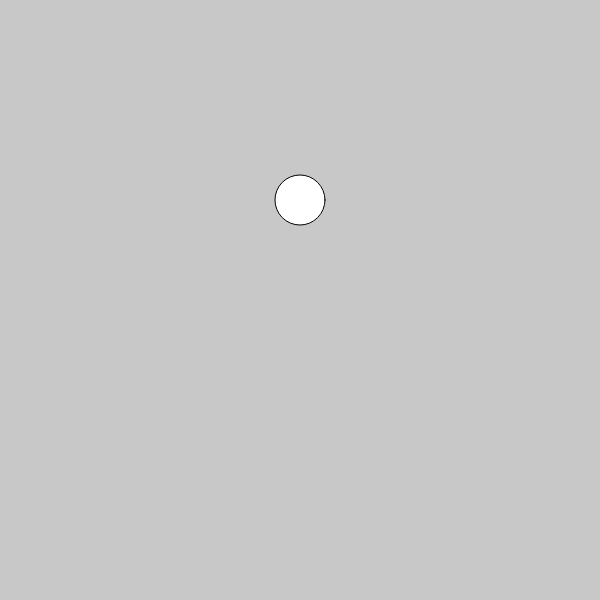
Frame 1 (no input)
Frame 60 (no input): identical to frame 1, image omitted
Frame 120 (the mouse pressed at the canvas centre since frame 60): identical to frame 1, image omitted

The p5.js sketch that drew this single still picture (run headless with seeded random() and noise() and a simulated clock; from frame 60 on, the mouse is pressed at the canvas centre):

// p5.js sketch
// ── sketch.js
var x = 5;
var y = 10;
console.log(x + 5);     // 10
console.log(x * 5);     // 25
console.log(y / x);     // 2

function setup() {
  createCanvas(600, 600);
}

function draw() {
  background(200);
  ellipse(300, 200, 50, 50);
}
